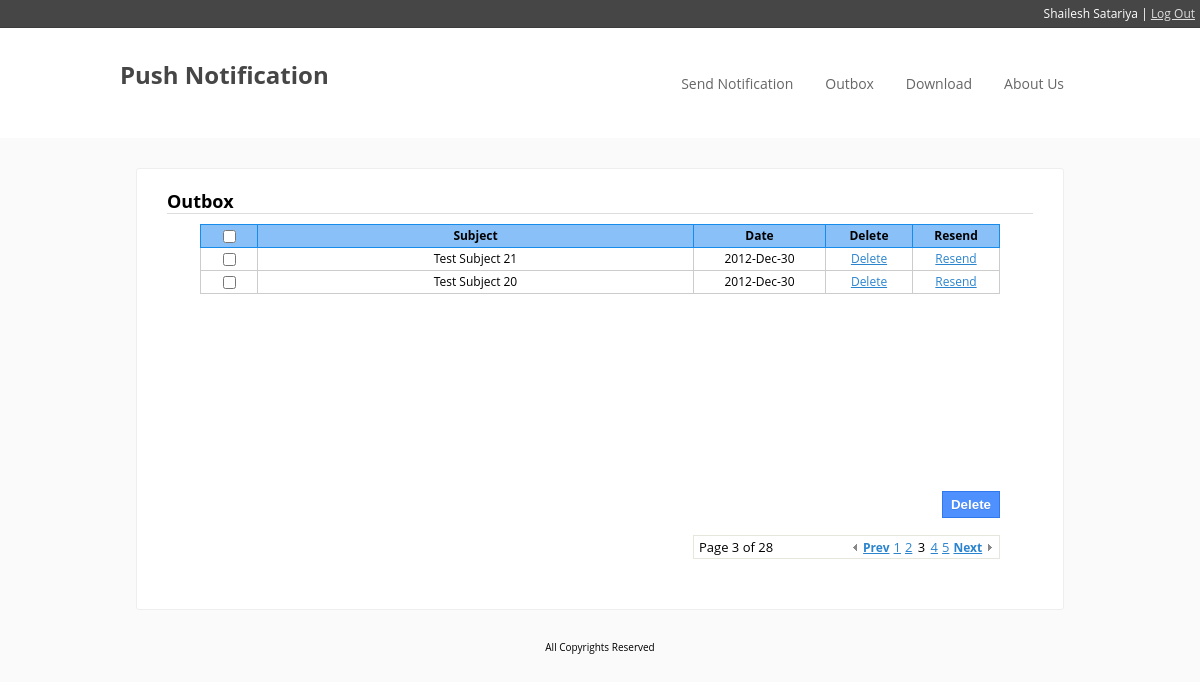
Page /outbox.php?page=3 (signed in) on the committed database.
### tables this page shows
CREATE TABLE IF NOT EXISTS `messages` (
  `id` int(11) NOT NULL AUTO_INCREMENT,
  `subject` text NOT NULL,
  `message` text NOT NULL,
  `date` datetime NOT NULL,
  PRIMARY KEY (`id`)
);

### outbox.php (the view, shortened to what this page needs)
<?php
	$client_id = $_SESSION['id'];
	$clink = "outbox.php?";
	$dlink = "outbox.php?";
	if(!isset($_GET['page']))
		$page=1;
	else {
		$page=$_GET['page'];
		$clink = "outbox.php?page=" . $page;
		$dlink = $clink . "&";
	}
	$itemsperpage = 2;
	$startindex=($page-1)*$itemsperpage;
	$query = "SELECT messages.* FROM client_outbox, messages WHERE client_id = '$client_id' and client_outbox.message_id=messages.id ORDER BY messages.date DESC";
	$link = "outbox.php?page=";
	$result=mysql_query($query) or die($query);
	$totalitems = mysql_num_rows($result);
	$totalpages = ceil($totalitems/$itemsperpage);
	$query .= " LIMIT $startindex,$itemsperpage";
?>
<!DOCTYPE html PUBLIC "-//W3C//DTD XHTML 1.0 Transitional//EN" "http://www.w3.org/TR/xhtml1/DTD/xhtml1-transitional.dtd">
<html xmlns="http://www.w3.org/1999/xhtml">
<head>
    <link rel="stylesheet" type="text/css" href="style.css" />
</head>
<body>
	<?php include("header.php");?>
    <div id="main-container">
        	<h2>Outbox</h2>
            <?php if($totalitems!= 0) {?>
            <form name="frm" method="post" action="<?php echo $clink;?>">
        		<div id="tbl">
        			<table>
            			<tr>
                			<th  width="50px"><input type='checkbox' value='$id' name='chkAll'  onclick="checkBoxes()"/></th>
                			<th>Subject</th>
                    		<th  width="125px">Date</th>
                    		<th  width="80px">Delete</th>
                    		<th  width="80px">Resend</th>
            			</tr>
            		<?php
						$result2 = mysql_query($query) or die($query);
						while($row = mysql_fetch_array($result2)) {
							$mid = $row['id'];
							$date = strtotime($row['date']);
							$fdate = date("Y-M-d", $date);
					?>
            			<tr>
                			<td><input type='checkbox' value="<?php echo $mid; ?>" name='messages[]'/></td>
                			<td ><?php echo $row['subject']; ?></td>
             		       	<td width="125px"><?php echo $fdate; ?></td>
                    		<td width="80px">
								<a href="<?php echo $dlink . "d_id=" . $mid; ?>" title="delete">
									Delete
								</a>
							</td>
                     		<td>
								<a href="sendNotification.php?m_id=<?php echo $mid; ?>" title="resend">
									Resend
								</a>
							</td>
                		</tr>
            		<?php
						}
					?>
            		</table>
                    </div>
                    <br/>
                    <div style="float:right;margin-right: 33px;">
						<input class="form_submit" type="submit" value="Delete" name="delete" onclick="return submitForm()" />
					</div>
					<br />
                <?php
					if($totalpages>=1)
					{
						if($totalpages<=5)
						{
							$start = 1;
							$end = $totalpages;
						}
						else
						{
							if($page == 1 || $page == 2)
							{
								$start = 1;
								$end = 5;
							}
							else if($page == $totalpages || $page == $totalpages-1)
							{
								$start = $totalpages-4;
								$end = $totalpages;
							}
							else
							{
								$start = $page-2;
								$end = $page+2;
							}
						}
						echo "<div class='paging' style='margin-left:200px;'>";
						echo "Page $page of $totalpages";
						echo "<div class='pages'>";
						if($page!=1)
						{
							$prev = $page-1;
							$hlink = $link . $prev;
							echo "<a href='$hlink' class='prevp'>Prev</a>";
						}
						for($i=$start;$i<=$end;$i++)
						{
							$hlink = $link . $i;
							if($page!=$i)
								echo "<a href='$hlink'>$i</a>";
							else
								echo "&nbsp;$i&nbsp;";
						}
						if($page!=$totalpages)
						{
							$next = $page+1;
							$hlink = $link . $next;
							echo "<a class='nextp' href='$hlink'>Next</a>";
						}
						echo "</div></div>";
					}
				?>
          	 </form>
             <?php } else {?>
             	<h2>Outbox is empty</h2>
             <?php } ?>
    	</div>
    <?php include("footer.php");?>
</body>
</html>

### style.css (style rules this page uses)
body, div, dl, dt, dd, ul, ol, li, h1, h2, h3, h4, h5, h6, pre, form, fieldset, input, p, blockquote, table, th, td { margin: 0; padding: 0; }
body { background: none repeat scroll 0 0 #FAFAFA; font-family: "Open Sans","Helvetica Neue",sans-serif; font-size: 12px; }
#main-container { background:#ffffff; margin: 30px auto; width:866px; border: 1px solid #EEEEEE; border-radius: 3px 3px 3px 3px; padding:20px 30px; overflow:hidden; min-height:400px; }
#main-container h2 { border-bottom: 1px solid #DDDDDD; margin-bottom:10px; }
input.form_submit, input.form_checkbox { float: left; margin: 0 0 0 10px; }
input.form_submit { background-color: #4D90FE; background-image: -moz-linear-gradient(center top , #4D90FE, #4787ED); border: 1px solid #3079ED; color: #FFFFFF; text-shadow: 0 1px rgba(0, 0, 0, 0.1); height:27px; padding:0 8px; font-weight:bold; }
#tbl { min-height:250px; }
#tbl table { border-collapse: collapse; font-size:12px; line-height:16px; margin: 0 auto; width:800px; }
#tbl td { border: 1px solid #CCCCCC; padding:3px; text-align:center; }
#tbl th { background: none repeat scroll 0 0 #89C0F8; border: 1px solid #188CEB; padding:3px; text-align:center; }
#tbl td a { color: #2B84CE; }
.paging { border: 1px solid #E5E6DC; font-size: 13px; height: 22px; line-height: 22px; margin-bottom: 10px; margin-right: 33px; overflow: hidden; padding-left: 5px; padding-right: 100px; position: relative; width:200px; float:right; }
.pages { position: absolute; right: 0; top: 0; }
.pages a, .pages b { color: #2B84CE; padding: 0 2px; }
.pages a.prevp, .pages a.nextp { background: url("images/prev.jpg") no-repeat scroll left center transparent; color: #2B84CE; font-size: 12px; font-weight: bold; padding-left: 10px; }
.pages a.nextp { background: url("images/next.jpg") no-repeat scroll right center transparent; padding-left: 2px; padding-right: 10px; }

### rows in the picture
messages: subject "Test Subject 21", date "2012-Dec-30"
messages: subject "Test Subject 20", date "2012-Dec-30"

### other values in the picture
$_SESSION['display_name'] "Shailesh Satariya"
$page "3"
$totalpages "28"
